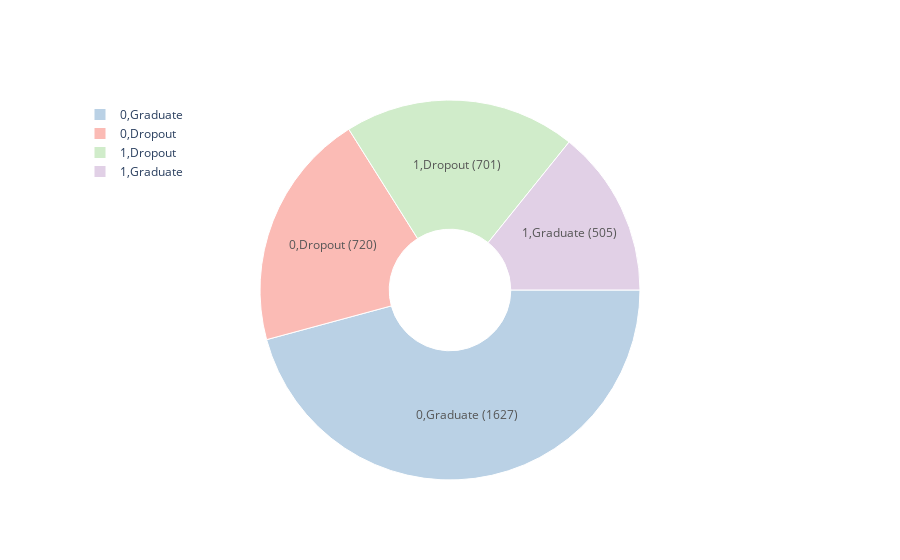

This figure's notebook cell:
### Markdown cell above
Graduate and Droupout count based on gender. Male=0, Female=1

### Code cell
generate_pie_chart(gender,'count')

### Figure 1 — Plotly figure (JSON) as saved in the notebook; plotly's stock layout.template omitted (floating-point values rounded to 4 significant figures)
{"data": [{"direction": "clockwise", "hole": 0.32, "hoverinfo": "label+percent+value", "labels": [[0, "Dropout"], [0, "Graduate"], [1, "Dropout"], [1, "Graduate"]], "marker": {"colors": ["rgb(251,180,174)", "rgb(179,205,227)", "rgb(204,235,197)", "rgb(222,203,228)", "rgb(254,217,166)", "rgb(255,255,204)", "rgb(229,216,189)", "rgb(253,218,236)", "rgb(242,242,242)"], "line": {"color": "white", "width": 1}}, "opacity": 0.9, "pull": [0, 0, 0, 0], "rotation": 90, "showlegend": true, "sort": true, "textinfo": "percent+label", "textposition": "inside", "texttemplate": "%{label} (%{value})", "type": "pie", "values": [720, 1627, 701, 505]}], "layout": {"legend": {"orientation": "v", "x": 0, "y": 1}, "showlegend": true}}
